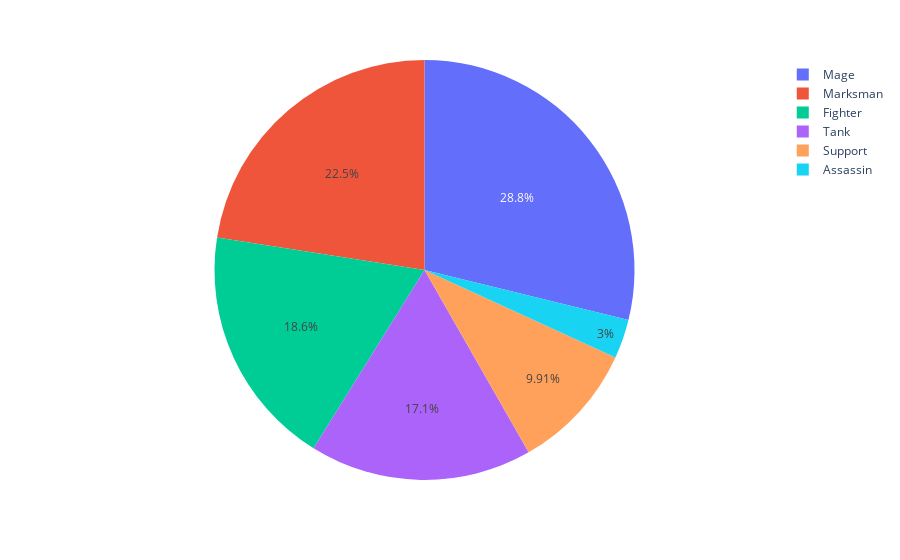

Here is the notebook cell this chart was saved with:
### Code cell
wr, chart = role_distribution(df, champs)
display(wr)
display(chart)

### Figure 1 — Plotly figure (JSON) as saved in the notebook; plotly's stock layout.template omitted (floating-point values rounded to 4 significant figures)
{"data": [{"domain": {"x": [0.0, 1.0], "y": [0.0, 1.0]}, "hovertemplate": "role=%{label}<br>win=%{value}<extra></extra>", "labels": ["Assassin", "Fighter", "Mage", "Marksman", "Support", "Tank"], "legendgroup": "", "name": "", "showlegend": true, "type": "pie", "values": [20, 124, 192, 150, 66, 114]}], "layout": {"legend": {"tracegroupgap": 0}, "margin": {"t": 60}}}
